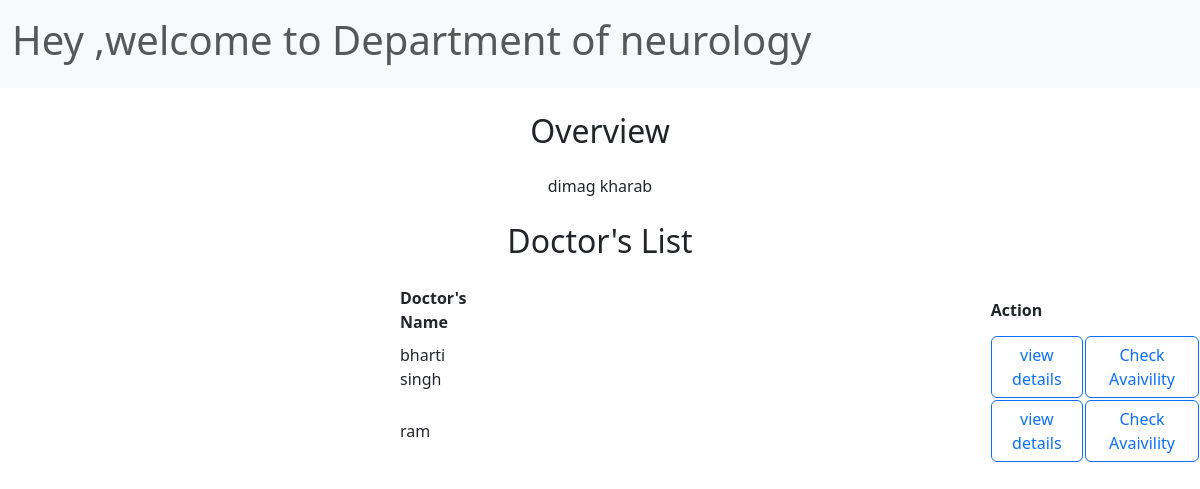
/dashboard/patient/dep-details/neurology, run on the app's committed database.
### models/models.py (models this page shows)
class Department(db.Model):
    id=db.Column(db.Integer(),primary_key=True)
    name=db.Column(db.String(50),nullable = False)
    descreption=db.Column(db.String(200),nullable=True)

class Doctor(db.Model):
    id=db.Column(db.Integer(),primary_key=True)
    fullname = db.Column(db.String(50),nullable = False)
    username = db.Column(db.String(50),unique = True,nullable = False)
    password = db.Column(db.String(),nullable= False)
    address = db.Column(db.String(200),nullable = False)
    phone = db.Column(db.String(15),nullable = False)
    email = db.Column(db.String(50),nullable = False)
    experience = db.Column(db.String(100),nullable = False)
    specialization = db.Column(db.String(50),nullable = False)
    created_at=db.Column(db.DateTime(),default=datetime.datetime.utcnow)
    updated_at=db.Column(db.DateTime(),default=datetime.datetime.utcnow,onupdate=datetime.datetime.utcnow)

### controllers/showDepartmentPage.py (the view)
@showthedepartment.route("/dashboard/patient/dep-details/<string:depname>", methods=['GET','POST'])
def showTheDepartment(depname):
    print(depname)
    getDetails = Department.query.filter_by(name=depname).first()
    getdoctors = Doctor.query.filter_by(specialization=depname).all()
    print(getdoctors)
    return render_template("departmentPage.html",getDetails=getDetails, getdoctors=getdoctors)

### templates/departmentPage.html (shortened to what this page needs)
<!DOCTYPE html>
<html lang="en">
<head>
        <link href="https://cdn.jsdelivr.net/npm/bootstrap@5.3.2/dist/css/bootstrap.min.css" rel="stylesheet">
</head>
<body>
    <nav class="navbar bg-body-tertiary">
  <div class="container-fluid">
    <span class="navbar-text">
  <h1>Hey ,welcome to Department of {{getDetails.name}}</h1>
    </span>
  </div>
</nav>
     <h2 class="text-center my-4">Overview</h2>
     <p class="text-center my-4">{{getDetails.descreption}}</p>
 <div><h2 class="text-center my-4">Doctor's List</h2></div>
 <table>
      <thead>
        <tr>
            <th style="padding-right: 500px;padding-left: 400px;">Doctor's Name</th>
            <th>Action</th>
        </tr>
    </thead>
      <tbody>
        {% for x in getdoctors %}
        <tr>
            <td style="padding-right: 500px;padding-left: 400px;">{{ x.fullname }}</td>
            <td>
            <a class="btn btn-outline-primary" href="/dashboard/patient/dep-details/{{x.specialization}}/{{x.username}}">view details </a>
            </td>
            <td>
            <a class="btn btn-outline-primary" href="/dashboard/patient/{{x.specialization}}/{{x.fullname}}/{{x.username}}/availibility">Check Avaivility</a>
            </td>
        </tr>
        {% endfor %}
    </tbody>
 </table>
</html>

### data on the page
Department: name "neurology", descreption "dimag kharab"
Doctor: fullname "bharti singh"
Doctor: fullname "ram"
